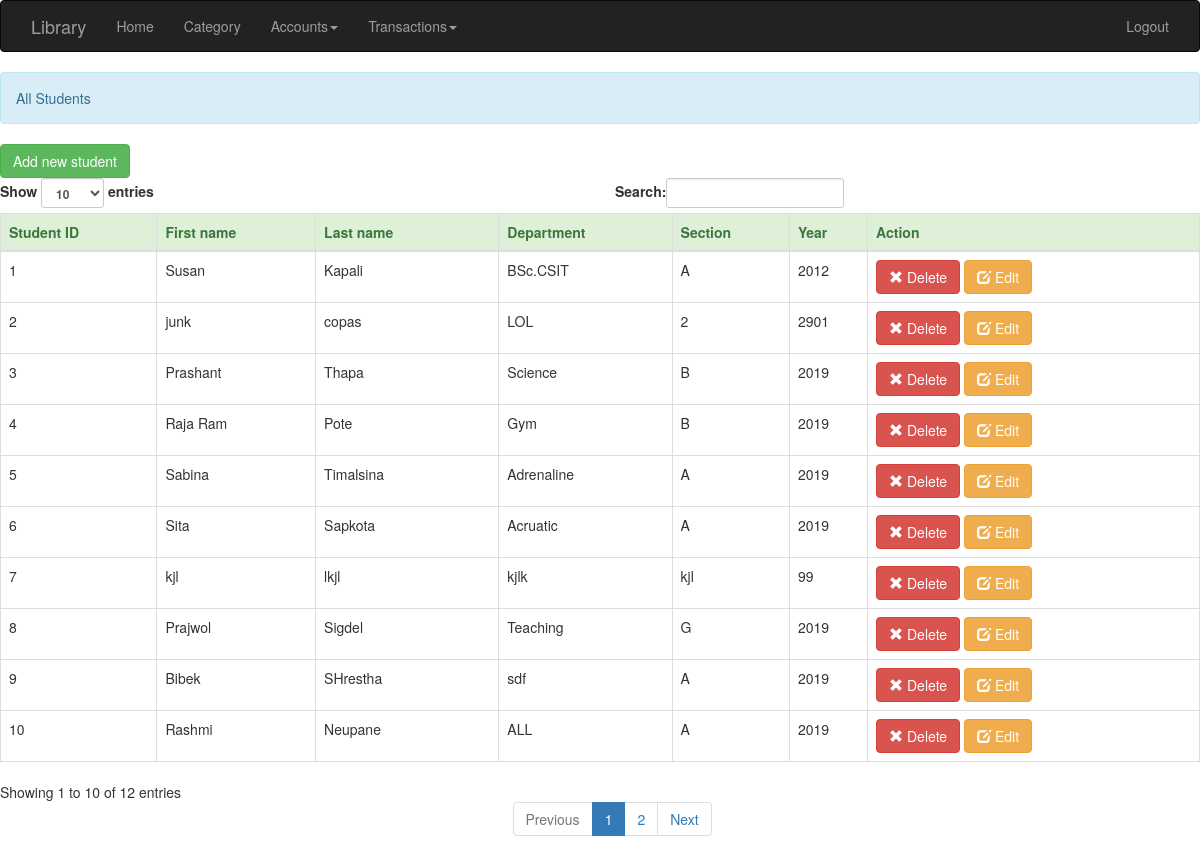
Page /auth/students/ (signed in) on the committed database.
### students/models.py (models this page shows)
class Student(models.Model):
    student_id = models.CharField(max_length=255, unique=True)
    firstname = models.CharField(max_length=255)
    lastname = models.CharField(max_length=255)
    department = models.CharField(max_length=255)
    section = models.CharField(max_length=10)
    year = models.CharField(max_length=10)

### myauth/views.py (the view, shortened to what this page needs)
# urls.py: path('students/',views.students,name='students'),
@login_required(login_url='login')
def students(request):
    students = Student.objects.all()
    return render(request, "students.html", {"students": students})

### templates/students.html (shortened to what this page needs)
{% extends 'base/master.html' %}
{% load staticfiles %}
{% block content %}
<div>
        <div class="alert alert-info">All Students</div>
        <a href="#" id="add_book" class="btn btn-success">Add new student</a>
        <div id="book_table">
            <table id="table" class="table table-bordered">
                <thead class="alert-success">
                <tr>
                    <th>Student ID</th>
                    <th>First name</th>
                    <th>Last name</th>
                    <th>Department</th>
                    <th>Section</th>
                    <th>Year</th>
                    <th>Action</th>
                </tr>
                </thead>
                <tbody>
                {% for student in students %}
                    <tr>
                        <td>{{ student.student_id }}</td>
                        <td>{{ student.firstname }}</td>
                        <td>{{ student.lastname }}</td>
                        <td>{{ student.department }}</td>
                        <td>{{ student.section }}</td>
                        <td>{{ student.year }}</td>
                        <td><a class="btn btn-danger delbook_id" href="#"><span
                                class="glyphicon glyphicon-remove"></span> Delete</a>
                            <a href="#" data-id="{{ student.id }}" class="btn btn-warning editButton ebook_id">
                                <span class="glyphicon glyphicon-edit"></span> Edit</a></td>
                    </tr>
                {% endfor %}
                </tbody>
            </table>
        </div>
    </div>
{% endblock %}

### templates/base/master.html (shortened to what this page needs)
<!DOCTYPE html>
{% load staticfiles %}
<html lang="en">
<head>
    <link rel="stylesheet" href="{% static  'css/bootstrap.min.css' %}">
    <link rel="stylesheet" href="{% static 'css/style.css' %}">
</head>
<body>
<nav class="navbar navbar-inverse">
    <div class="container-fluid">
        <div class="collapse navbar-collapse" id="bs-example-navbar-collapse-1">
            <a class="navbar-brand" href="#">Library</a>
            <ul class="nav navbar-nav navbar-left">
                <li><a href="{% url 'books' %}">Home</a></li>
                <li><a href="{% url 'category' %}">Category</a></li>
                <li class="dropdown">
                    <a href="#" class="dropdown-toggle" data-toggle="dropdown" role="button"
                       aria-haspopup="true" aria-expanded="false">Accounts<span class="caret"></span></a>
                </li>
                <li class="dropdown">
                    <a href="#" class="dropdown-toggle" data-toggle="dropdown" role="button" aria-haspopup="true"
                       aria-expanded="false">Transactions<span class="caret"></span></a>
                </li>
            </ul>
            <ul class="nav navbar-nav navbar-right">
                {% if request.user.is_authenticated %}
                    <li><a href="{% url 'logout' %}">Logout</a></li>
                {% else %}
                    <li><a href="{% url 'login' %}">Sign in</a></li>
                    <li><a href="{% url 'signup' %}">Sign Up</a></li>
                {% endif %}
            </ul>
        </div>
    </div>
</nav>
{% block content %}
{% endblock %}
</body>
</html>

### rows in the picture
Student: student_id "1", firstname "Susan", lastname "Kapali", department "BSc.CSIT", section "A", year "2012"
Student: student_id "2", firstname "junk", lastname "copas", department "LOL", section "2", year "2901"
Student: student_id "7", firstname "kjl", lastname "lkjl", department "kjlk", section "kjl", year "99"
Student: student_id "3", firstname "Prashant", lastname "Thapa", department "Science", section "B", year "2019"
Student: student_id "4", firstname "Raja Ram", lastname "Pote", department "Gym", section "B", year "2019"
Student: student_id "5", firstname "Sabina", lastname "Timalsina", department "Adrenaline", section "A", year "2019"
Student: student_id "6", firstname "Sita", lastname "Sapkota", department "Acruatic", section "A", year "2019"
Student: student_id "8", firstname "Prajwol", lastname "Sigdel", department "Teaching", section "G", year "2019"
Student: student_id "10", firstname "Rashmi", lastname "Neupane", department "ALL", section "A", year "2019"
Student: student_id "9", firstname "Bibek", lastname "SHrestha", department "sdf", section "A", year "2019"
